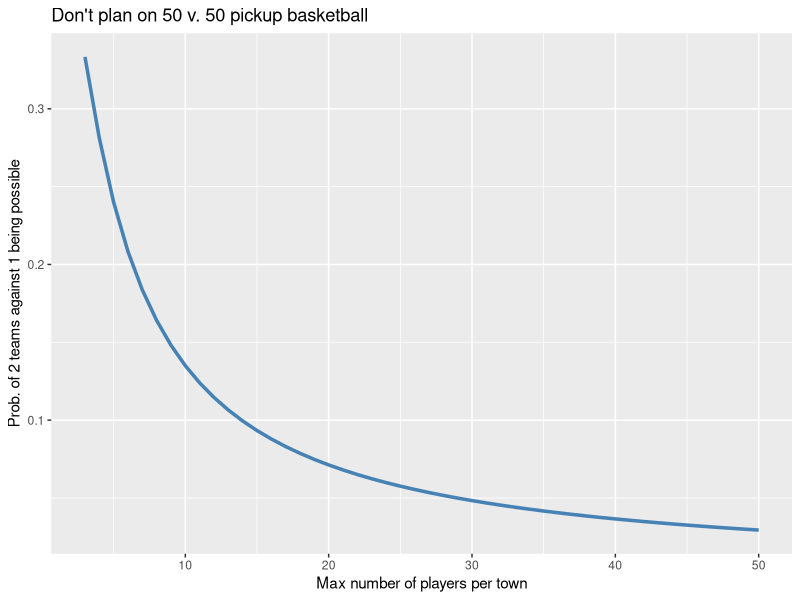

Write R code to recreate this figure.
## ---- chunk 1
knitr::opts_chunk$set(echo = TRUE)
library(ggplot2)
## ---- chunk 2
nsim <- 10000 # number of iterations
nmax <- 5 # max number of players from any town

# Keep track of instances where two towns can be pitted against one
counter <- 0 
num_success <- 0
for (i in 1:nsim) {
  
  # Draw number of players for each town
  A <- sample(1:nmax,1)
  B <- sample(1:nmax,1)
  C <- sample(1:nmax,1)
  
  # If feasible, increment our success tracker
  if ( (A+B == C) || (B+C == A) || (C+A == B) ) {
    num_success <- num_success + 1
  }
  
  counter <- counter + 1
}

num_success/counter
## ---- chunk 3

# Compute probability from small pickup games to preposterously large ones
n <- 3:50
pi <- rep(NaN,length(n))
for (i in 3:max(n)) {
  pi[i-2] <- 3 * (0.5*(i^2 - i))/(i^3)
}

# Plot the probabilities over n
ggplot(,aes(x=n,y=pi)) + geom_line(size=1.2, color = 'steelblue') +
  ylab("Prob. of 2 teams against 1 being possible") +
  xlab("Max number of players per town") + 
  ggtitle("Don't plan on 50 v. 50 pickup basketball") 
